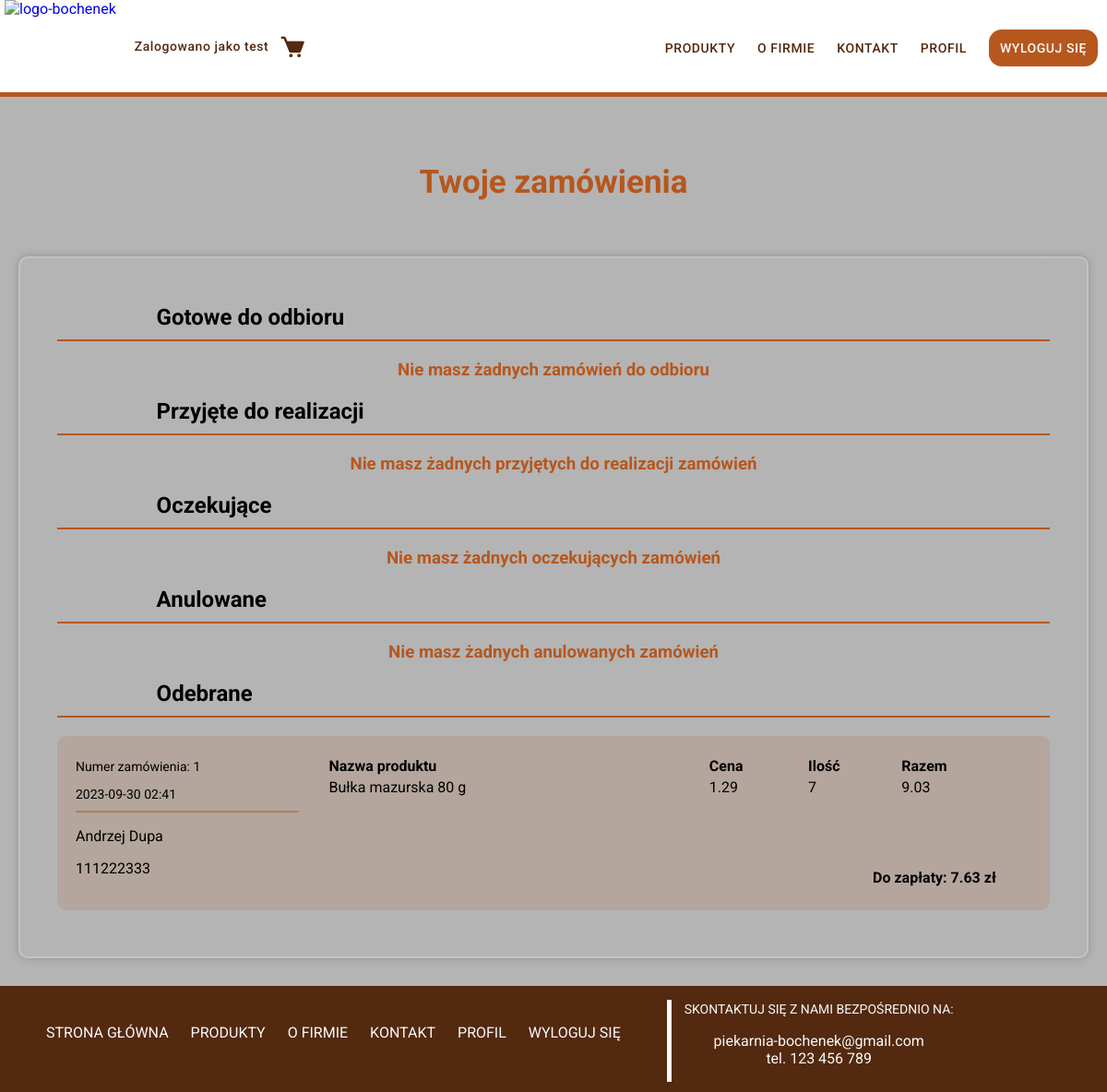
The page /profil.php (signed in) on the database its author committed.
### tables this page shows
CREATE TABLE `zamowienia` (
  `zamowienie_id` int(11) NOT NULL,
  `klient` int(11) NOT NULL,
  `data` datetime NOT NULL,
  `suma` decimal(10,2) NOT NULL,
  `status` int(1) NOT NULL,
  `odbior_id` int(11) NOT NULL
);

CREATE TABLE `dane_odbioru` (
  `dane_id` int(11) NOT NULL,
  `imie` varchar(50) NOT NULL,
  `nazwisko` varchar(50) NOT NULL,
  `nr_tel` varchar(9) NOT NULL
);

CREATE TABLE `do_zamowienia` (
  `zamowienie_id` int(11) NOT NULL,
  `produkt_id` int(11) NOT NULL,
  `ilosc` int(2) NOT NULL
);

CREATE TABLE `produkty` (
  `produkt_id` int(11) NOT NULL,
  `nazwa_produktu` varchar(50) NOT NULL,
  `opis_produktu` varchar(1000) NOT NULL,
  `skladniki` varchar(500) NOT NULL,
  `dodatkowe_info` varchar(200) NOT NULL,
  `cena` decimal(10,2) NOT NULL,
  `file_name` varchar(100) NOT NULL,
  `kategoria` int(11) NOT NULL,
  `widocznosc` int(1) NOT NULL DEFAULT 1
);

### profil.php (the view, shortened to what the rows shown need)
<!doctype html>
<html lang="pl">
<head>
    <link href='https://unpkg.com/boxicons@2.1.4/css/boxicons.min.css' rel='stylesheet'>
</head>
<body>
    <div class="box">
        <div class="wrapper">
            <h1>Twoje zamówienia</h1>
            <div class="profil">
                <div class="section">
                    <h2>Gotowe do odbioru</h2>
                </div>
                <div class="section">
                    <h2>Przyjęte do realizacji</h2>
                </div>
                <div class="section">
                    <h2>Oczekujące</h2>
                </div>
                <div class="section">
                    <h2>Anulowane</h2>
                </div>
                <div class="section">
                    <h2>Odebrane</h2>
                    <?php
                        require_once 'db_connect.php';
                        $connect = mysqli_connect($db_host, $db_username, $db_password, $db_name);
                        if($connect->connect_errno!=0)
                        {
                            echo "Błąd: ".$connect->connect_errno."<br>".$connect->connect_error;
                        }
                        else
                        {
                            $username = $_SESSION['username'];
                            $query = "select user_id from users where username = '$username'";
                            if($result = @$connect->query($query))
                            {
                                $status_zamowienia = 4;
                                $row = mysqli_fetch_array($result, MYSQLI_ASSOC);
                                $userid = $row['user_id'];
                                $query = "SELECT zamowienie_id, klient, data, suma, odbior_id FROM zamowienia WHERE zamowienia.status=$status_zamowienia AND zamowienia.klient=$userid ORDER BY zamowienie_id DESC";
                                if($result = $connect->query($query))
                                {
                                    if ($result->num_rows > 0)
                                    {
                                        while($row = mysqli_fetch_array($result, MYSQLI_ASSOC))
                                        {
                                            $zamowienie_id = $row['zamowienie_id'];
								            $date = substr($row['data'],0,16);
								            $suma = $row['suma'];
                                            $odbior_id = $row['odbior_id'];
                                            $query = "SELECT imie, nazwisko, nr_tel FROM dane_odbioru WHERE dane_id = $odbior_id";
                                            if($result1 = @$connect->query($query))
                                            {
                                                $row = mysqli_fetch_array($result1, MYSQLI_ASSOC);
                                                $imie = $row['imie'];
                                                $nazwisko = $row['nazwisko'];
                                                $nr_tel = $row['nr_tel'];
                                                echo "
                                                    <div class=\"zamowienie\">
                                                        <div class=\"dane-zamawiajacego\">
                                                            <p class=\"nr-zamowienia\">Numer zamówienia: $zamowienie_id</p>
                                                            <p class=\"data-zamowienia\">$date</p>
                                                            <p class=\"z_wielkich\">$imie $nazwisko</p>
                                                            <p>$nr_tel</p>
                                                        </div>
                                                        <div class=\"produkty-zamowienia\">
                                                            <table>
                                                                <thead>
                                                                    <tr>
                                                                        <th>Nazwa produktu</th>
                                                                        <th>Cena</th>
                                                                        <th>Ilość</th>
                                                                        <th>Razem</th>
                                                                    </tr>
                                                                </thead>
                                                                <tbody>
                                                ";
                                                $query = "SELECT produkt_id, ilosc FROM do_zamowienia WHERE zamowienie_id = $zamowienie_id";
                                                if($result2 = $connect->query($query))
                                                {
                                                    while($row = mysqli_fetch_array($result2, MYSQLI_ASSOC))
                                                    {
                                                        $ilosc = $row['ilosc'];
                                                        $produkt_id = $row['produkt_id'];
                                                        $query = "SELECT nazwa_produktu, cena FROM produkty WHERE produkt_id = $produkt_id";
                                                        if($result3 = $connect->query($query))
                                                        {
                                                            $row = mysqli_fetch_array($result3, MYSQLI_ASSOC);
											                $nazwa = $row['nazwa_produktu'];
											                $cena = $row['cena'];
                                                            echo "
                                                                <tr>
                                                                    <td>$nazwa</td>
                                                                    <td>$cena</td>
                                                                    <td>$ilosc</td>
                                                                    <td>".($cena * $ilosc)."</td>
                                                                </tr>
                                                            ";
                                                        }
                                                    }
                                                }
                                                echo"
                                                        </tbody>
                                                    </table>
                                                    <div class=\"suma-zamowienia\">
                                                        <p><b>Do zapłaty: $suma zł</b></p>
                                                    </div>
                                                </div>
                                                ";
                                            }
                                            echo "</div>";
                                        }
                                    }
                                    else
                                    {
                                        echo "<h3>Nie masz żadnych odebranych zamówień</h3>";
                                    }
                                }
                            }
                        }
                    ?>
                </div>
            </div>
        </div>
    </div>
</body>
</html>

### rows shown on the page
zamowienia: zamowienie_id "1", data "2023-09-30 02:41", odbior.imie "Andrzej", odbior.nazwisko "Dupa", odbior.nr_tel "111222333", suma "7.63"
do_zamowienia: produkt.nazwa_produktu "Bułka mazurska 80 g", produkt.cena "1.29", ilosc "7", $cena * $ilosc "9.03"

### other values the page prints
$_SESSION['username'] "test"
